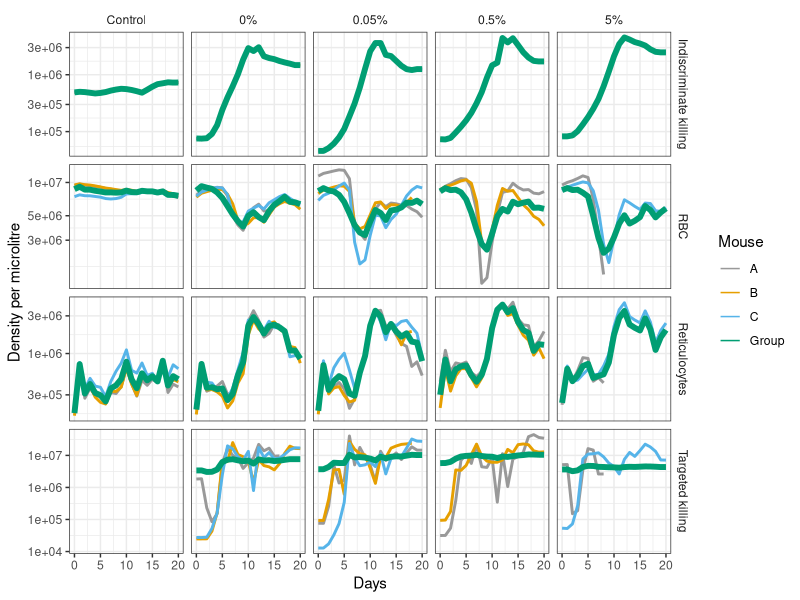
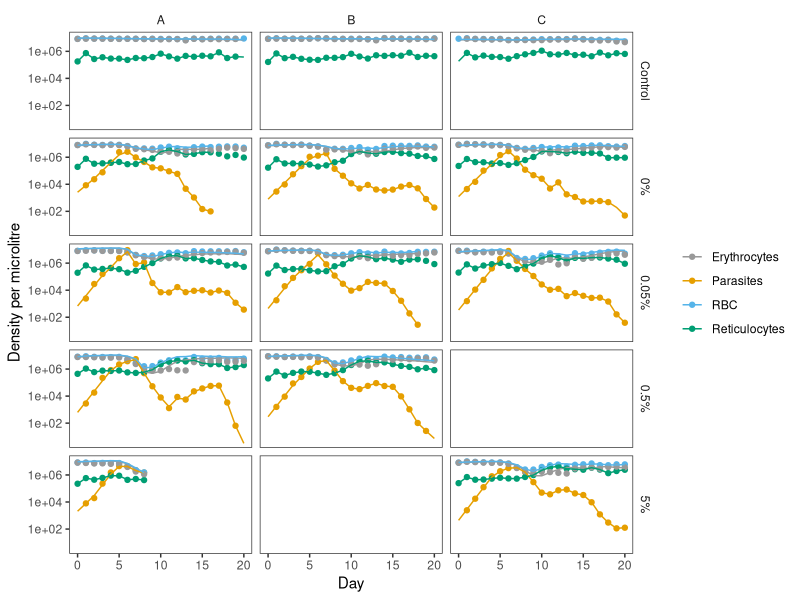
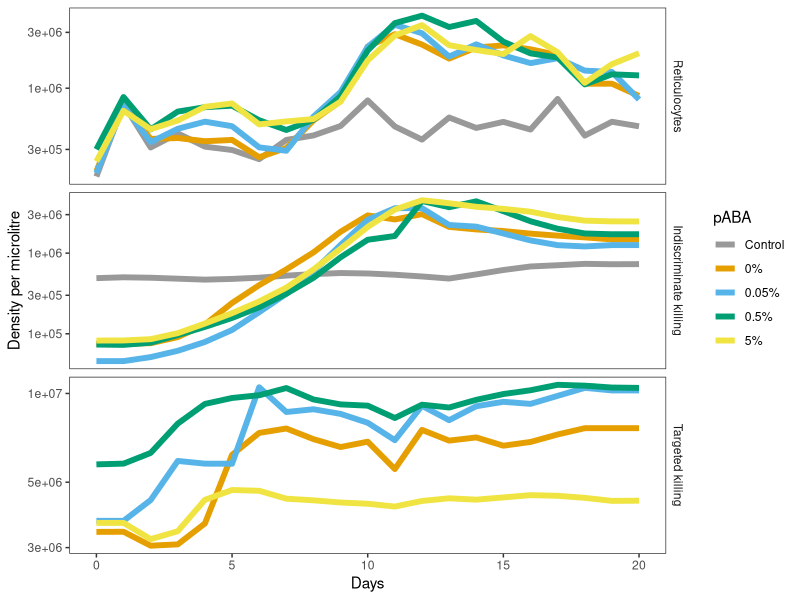
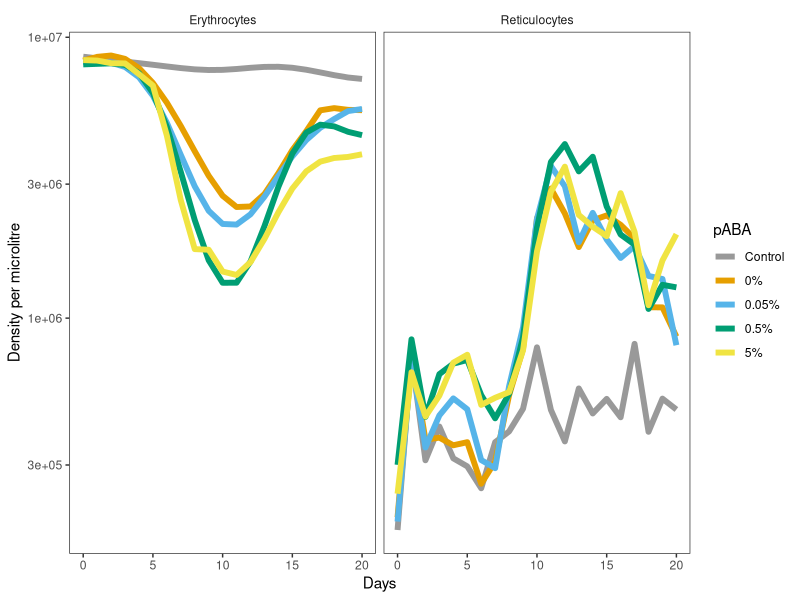
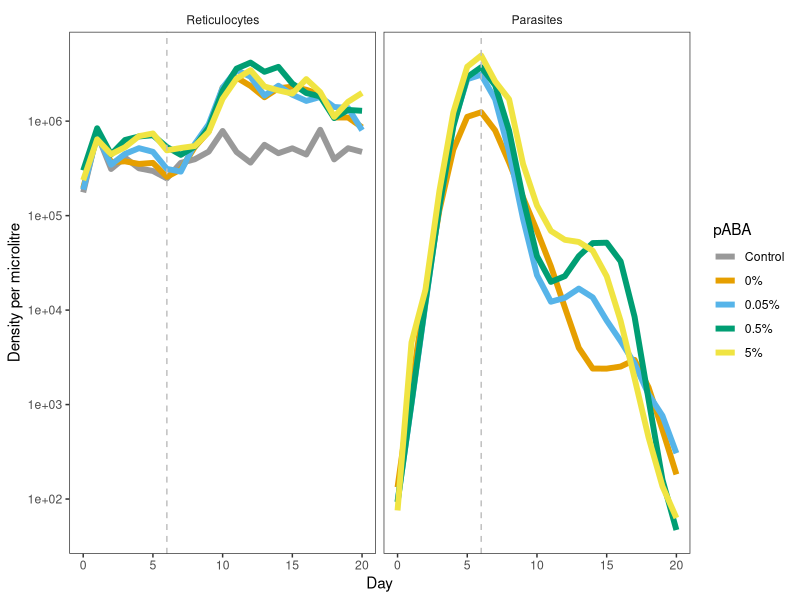
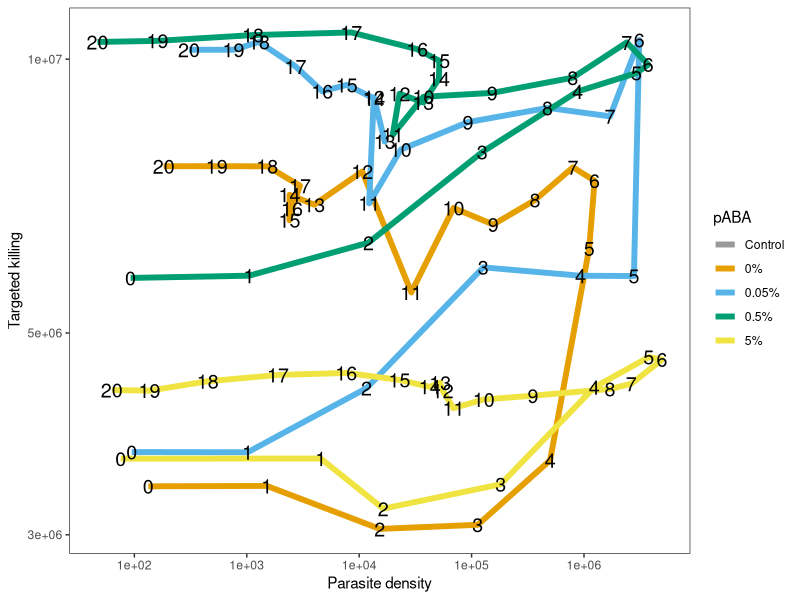
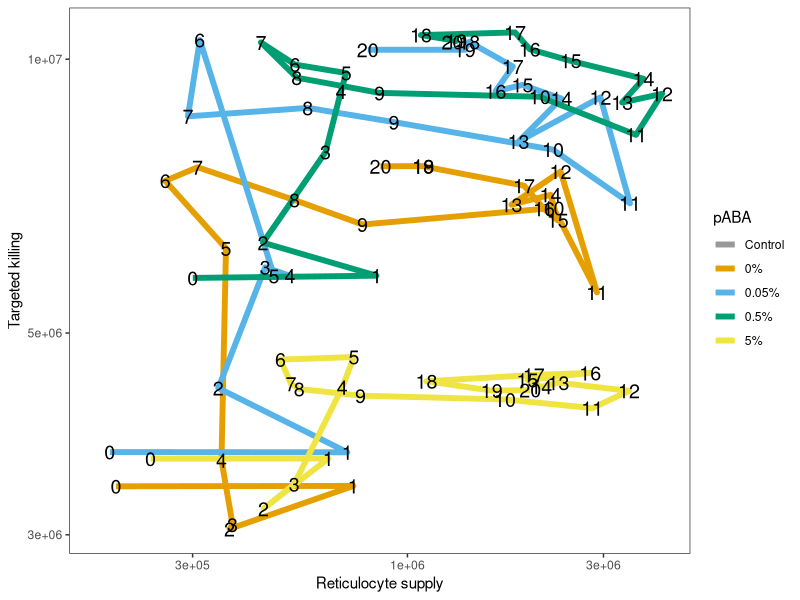
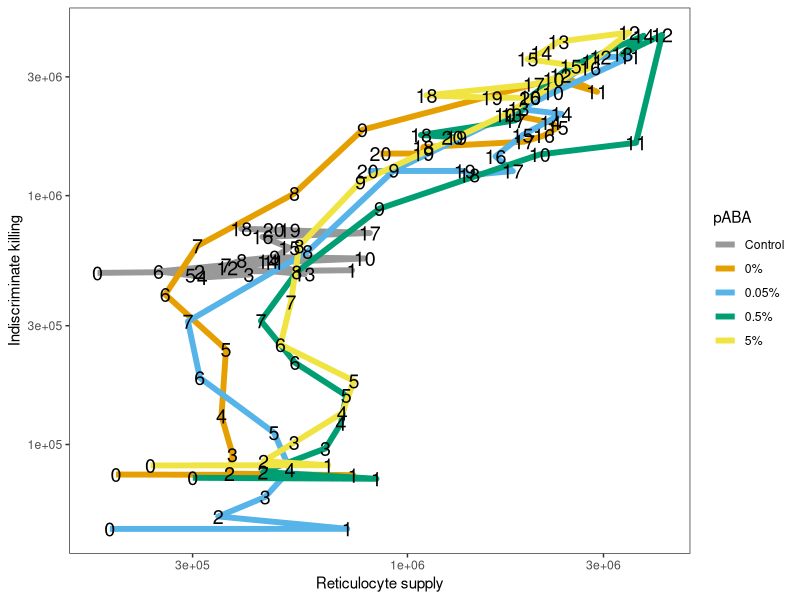

Write R code to recreate these figures, in order.
## ---- chunk 1
knitr::opts_chunk$set(echo = TRUE)
## ---- chunk 2
library(tidyverse)
library(scales)
## ---- chunk 3
setwd("~/Documents/GitHub/bdd/nw11_hier/final_files/")
## ---- chunk 4
cbPalette <- c("#999999", "#E69F00", "#56B4E9", "#009E73", "#F0E442", "#0072B2", "#D55E00", "#CC79A7")
## ---- chunk 5
##Read in data
read_csv(
  "data.csv",
  col_types="iiinnnn"
) |>
  mutate(
    mouseid=sprintf("%02d-%02d",box,mouse),
    box=sprintf("%02d",box),
    mouse=sprintf("%02d",mouse),
    paba=as.factor(box),
    rbc_density=rbc_density/1000,
    pABA=case_match(
      paba,
    "01"~"5%",
    "02"~"0.5%",
    "03"~"0.05%",
    "04"~"0%",
    "05"~"Control"
    )
  ) |>
  select(
    day,
    mouseid,
    pABA,
    box,
    mouse,
    Pd=ama_density,
    RBC=rbc_density,
    Ter119=ter119_density,
    CD71=cd71_density
  ) |>
  arrange(mouseid,day) |>
  mutate(
    pABA=as.character(pABA),
    Ter119=if_else(Ter119==0,NA_real_,Ter119),
    CD71=if_else(CD71==0,NA_real_,CD71),
    Eryth=(1-CD71/Ter119)*RBC,
    Retic=CD71/Ter119*RBC,
    Mouse=case_when(
      mouse=="01"~"A",
      mouse=="02"~"B",
      mouse=="03"~"C",
      TRUE~NA_character_
    )
  ) -> data_full
data_full$pABA <- factor(data_full$pABA,levels=c("Control","0%","0.05%","0.5%","5%"))
data_full$Pd[data_full$box=="05"] <- NA
## ---- chunk 6
coef_df <- read_csv("parameter_results_FullModel.csv",show_col_types = FALSE)
po_df <- read_csv("trajectory_results_FullModel.csv",show_col_types = FALSE) |>
  mutate(
  pABA=case_match(
    box,
    "01"~"5%",
    "02"~"0.5%",
    "03"~"0.05%",
    "04"~"0%",
    "05"~"Control"
  ),
  name=case_match(
    name,
    "logE"~"Erythrocytes",
    "logR"~"Reticulocytes",
    "logM"~"Merozoites",
    "logN"~"Indiscriminate killing",
    "logW"~"Targeted killing",
    "logK"~"Parasites"
  )) |>
  select(name,Mouse=mouse,value,time,box,pABA)
po_df$Mouse[po_df$Mouse=="GROUP"] = "Group"
po_df$pABA <- factor(po_df$pABA,levels=c("Control","0%","0.05%","0.5%","5%"))
po_df$name <- factor(po_df$name, levels=c("Parasites","Merozoites","Erythrocytes","Reticulocytes","Indiscriminate killing","Targeted killing"))
## ---- chunk 7
coef_df |> select(-box) |> unique()
## ---- chunk 8
po_df |> pivot_wider(names_from=name,values_from=value) |>
  mutate(RBC=Erythrocytes+Reticulocytes) |>
  select(Mouse,time,box,pABA,Reticulocytes,`Indiscriminate killing`,
         `Targeted killing`,RBC) |>
  pivot_longer(-c(Mouse,time,box,pABA)) -> po_tmp

po_tmp|>
  ggplot(aes(x=time,y=value,color=Mouse,linewidth=Mouse=="Group"))+
  geom_line()+
  scale_linewidth_manual(guide="none",values=c(`TRUE`=2,`FALSE`=1))+
  scale_colour_manual(values=cbPalette)+
  scale_y_log10()+
  xlab("Days")+ylab("Density per microlitre")+
  facet_grid(name~pABA,scales="free_y")+
  theme_bw()+
  theme(
    strip.background = element_blank()
  )
## ---- chunk 9
po_df |>
  filter(Mouse!="Group",name%in%c("Erythrocytes","Reticulocytes","Merozoites")) |>
  pivot_wider(names_from=name,values_from=value) |>
  mutate(Parasites=(Reticulocytes+Erythrocytes)*(1-exp(-Merozoites/(Reticulocytes+Erythrocytes))),
         RBC=Reticulocytes+Erythrocytes) |>
  select(time,Mouse,box,pABA,RBC,Reticulocytes,Parasites,Erythrocytes) |>
  unite("ID",c(time,box,Mouse),sep="_",remove=F) -> fits

data_full |>
  select(time=day,pABA,box,Mouse,Parasites=Pd,RBC,Reticulocytes=Retic,Erythrocytes=Eryth) |>
  unite("ID",c(time,box,Mouse),sep="_",remove=F) -> data

data <- slice(data,which(data$ID%in%fits$ID))

fits |> pivot_longer(-c(ID,time,Mouse,box,pABA)) -> fits
data |> pivot_longer(-c(ID,time,Mouse,box,pABA)) -> data
  
ggplot()+
  geom_point(data=data,aes(x=time,y=value,col=name))+
  geom_line(data=fits,aes(x=time,y=value,col=name))+
  facet_grid(pABA~Mouse)+
  scale_colour_manual(values=cbPalette)+
  scale_y_log10()+
  xlab("Day")+ylab("Density per microlitre")+
  theme_bw()+
  theme(strip.background=element_blank(),
        legend.title=element_blank(),
        panel.grid = element_blank()
        )
## ---- chunk 10
po_df |>
  filter(Mouse=="Group") |>
  pivot_wider(names_from=name,values_from=value) |>
  mutate(Parasites=(Reticulocytes+Erythrocytes)*(1-exp(-Merozoites/(Reticulocytes+Erythrocytes))),
         RBC=Reticulocytes+Erythrocytes) |>
  select(time,Mouse,box,pABA,RBC,Erythrocytes,Reticulocytes,Parasites,`Indiscriminate killing`,`Targeted killing`) |>
  pivot_longer(-c(time,Mouse,box,pABA)) -> group_fits

group_fits$name <- factor(group_fits$name,levels=c("RBC","Erythrocytes","Reticulocytes","Indiscriminate killing","Targeted killing","Parasites"))

group_fits |>
  filter(name%in%c("Reticulocytes","Indiscriminate killing","Targeted killing")) |>
  ggplot(aes(x=time,y=value,color=pABA))+
  geom_line(linewidth=2)+
  scale_y_log10()+
  scale_colour_manual(values=cbPalette)+
  xlab("Days")+ylab("Density per microlitre")+
  facet_grid(name~.,scales="free_y")+
  theme_bw()+
  theme(strip.background=element_blank(),
        panel.grid = element_blank()
        )

group_fits |>
  filter(name%in%c("Reticulocytes","Erythrocytes")) |>
  ggplot(aes(x=time,y=value,color=pABA))+
  geom_line(linewidth=2)+
  scale_y_log10()+
  scale_colour_manual(values=cbPalette)+
  xlab("Days")+ylab("Density per microlitre")+
  facet_grid(.~name,scales="free_y")+
  theme_bw()+
  theme(strip.background=element_blank(),
        panel.grid = element_blank()
        )

group_fits |> filter(pABA%in%c("0%"),name%in%c("Parasites")) -> tmp
peak.day <- tmp$time[which(tmp$value==max(tmp$value))]

group_fits |>
  filter(name%in%c("Reticulocytes","Parasites")) |>
  ggplot(aes(x=time,y=value,color=pABA))+
  geom_line(linewidth=2)+
  geom_vline(xintercept=peak.day,linetype="dashed",col="grey")+
  scale_y_log10()+
  scale_colour_manual(values=cbPalette)+
  xlab("Day")+ylab("Density per microlitre")+
  facet_grid(.~name,scales="free_y")+
  theme_bw()+
  theme(strip.background=element_blank(),
        panel.grid = element_blank()
        )
## ---- chunk 11
po_df |>
  filter(Mouse=="Group") |>
  pivot_wider(names_from=name,values_from=value) |>
  mutate(Parasites=(Reticulocytes+Erythrocytes)*(1-exp(-Merozoites/(Reticulocytes+Erythrocytes))),
         RBC=Reticulocytes+Erythrocytes) |>
  select(time,Mouse,box,pABA,RBC,Erythrocytes,Reticulocytes,Parasites,`Indiscriminate killing`,`Targeted killing`) -> swirls

swirls |>
  ggplot(aes(x=Parasites,y=`Targeted killing`,color=pABA))+
  geom_path(linewidth=2)+
  geom_text(aes(label=time),col="black",size=5)+
  scale_x_log10()+scale_y_log10()+
  scale_colour_manual(values=cbPalette)+
  xlab("Parasite density")+ylab("Targeted killing")+
  theme_bw()+
  theme(
        panel.grid = element_blank()
        )

swirls |>
  ggplot(aes(x=Reticulocytes,y=`Targeted killing`,color=pABA))+
  geom_path(linewidth=2)+
  geom_text(aes(label=time),col="black",size=5)+
  scale_x_log10()+scale_y_log10()+
  scale_colour_manual(values=cbPalette)+
  xlab("Reticulocyte supply")+ylab("Targeted killing")+
  theme_bw()+
  theme(
        panel.grid = element_blank()
        )

swirls |>
  ggplot(aes(x=Reticulocytes,y=`Indiscriminate killing`,color=pABA))+
  geom_path(linewidth=2)+
  geom_text(aes(label=time),col="black",size=5)+
  scale_x_log10()+scale_y_log10()+
  scale_colour_manual(values=cbPalette)+
  xlab("Reticulocyte supply")+ylab("Indiscriminate killing")+
  theme_bw()+
  theme(
        panel.grid = element_blank()
        )

swirls |>
  ggplot(aes(x=`Targeted killing`,y=`Indiscriminate killing`,color=pABA))+
  geom_path(linewidth=2)+
  geom_text(aes(label=time),col="black",size=5)+
  scale_x_log10()+scale_y_log10()+
  scale_colour_manual(values=cbPalette)+
  xlab("Targeted killing")+ylab("Indiscriminate killing")+
  theme_bw()+
  theme(
        panel.grid = element_blank()
        )
## ---- chunk 12
ggplot()+
  geom_path(data=swirls,aes(x=Erythrocytes,y=Reticulocytes,color=pABA),linewidth=2)+
  geom_text(data=swirls,aes(x=Erythrocytes,y=Reticulocytes,label=time),col="black",size=5)+
  xlab("Erythrocytes")+ylab("Reticulocytes")+
  theme_bw()+
  scale_x_log10()+scale_y_log10()+
  scale_colour_manual(values=cbPalette)+
  facet_wrap(pABA~.)+
  theme(
        panel.grid = element_blank(),
        legend.position = "none",
        strip.background = element_blank()
        )

ggplot()+
  geom_path(data=swirls,aes(x=Erythrocytes,y=Reticulocytes,color=pABA),linewidth=2)+
  geom_text(data=swirls,aes(x=Erythrocytes,y=Reticulocytes,label=time),col="black",size=5)+
  xlab("Erythrocytes")+ylab("Reticulocytes")+
  theme_bw()+
  scale_colour_manual(values=cbPalette)+
  facet_wrap(pABA~.)+
  theme(
        panel.grid = element_blank(),
        legend.position = "none",
        strip.background = element_blank()
        )
